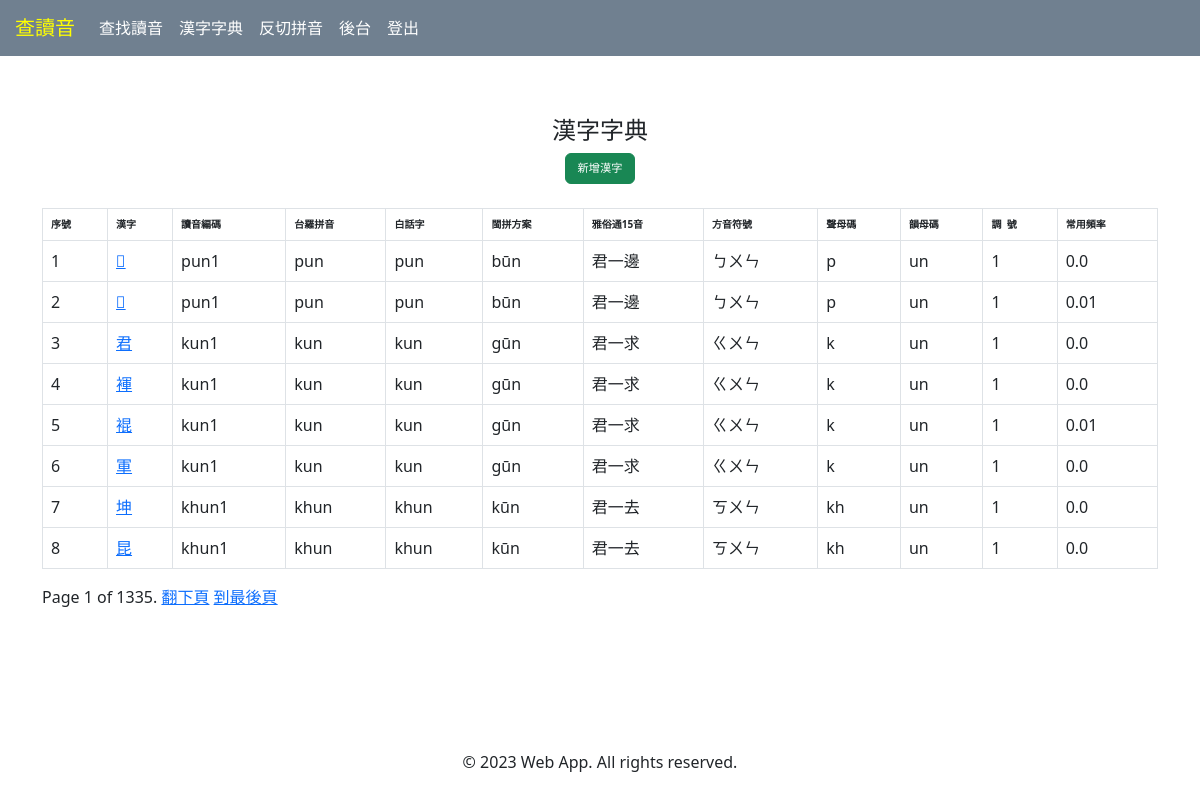
The app's page /han_ji_dict/, older data.
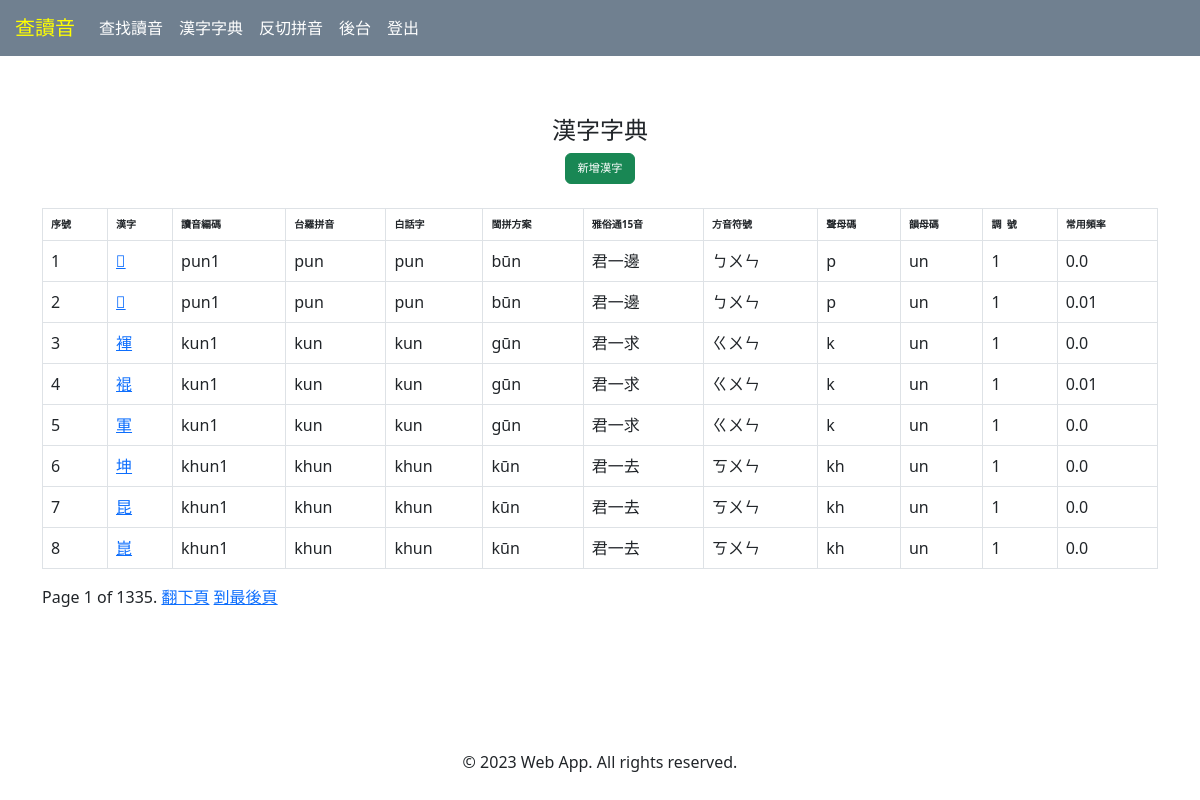
The same page, newer data.
### han_ji_dict/models.py (models this page shows, shortened)
class HanJi(models.Model):
    han_ji = models.CharField(max_length=2, default='')
    chu_im = models.CharField(max_length=10, default='')
    freq = models.FloatField(default=0.0)
    siann = models.CharField(max_length=2, default='')
    un = models.CharField(max_length=5, default='')
    tiau = models.IntegerField(default=0)
    old_chu_im = models.CharField(max_length=10, null=True)
    sni_siann = models.CharField(max_length=10, default='')
    sni_un = models.CharField(max_length=10, default='')
    def is_chu_im_tone(self):
        last_char = self.chu_im[-1]
        return last_char.isdigit()
    def split_chu_im(self):
        result = []
        siann_pattern = re.compile(r"(b|tsh|ts|g|h|j|kh|k|l|m|ng|n|ph|p|s|th|t|q)?")
        siann_match = siann_pattern.match(self.chu_im)
        if siann_match:
            siann_bu = siann_match.group()
        else:
            siann_bu = ""
        if self.is_chu_im_tone():
            un_bu = self.chu_im[len(siann_bu): -1]
            tiau = self.chu_im[-1]
        result += [siann_bu]
        result += [un_bu]
        result += [tiau]
        return result
    def get_sip_ngoo_im_chu_im(self):
        siann = self.split_chu_im()[0]
        un = self.split_chu_im()[1]
        tiau = self.split_chu_im()[2]
        sip_ngoo_im = SipNgooIm()
        return sip_ngoo_im.get_chu_im(siann, un, tiau)
    def get_tai_lo_chu_im(self):
        siann = self.split_chu_im()[0]
        un = self.split_chu_im()[1]
        tiau = self.split_chu_im()[2]
        chu_im_method = TaiLo()
        return chu_im_method.get_chu_im(siann, un, tiau)
    def get_peh_oe_ji_chu_im(self):
        siann = self.split_chu_im()[0]
        un = self.split_chu_im()[1]
        tiau = self.split_chu_im()[2]
        chu_im_method = PehOeJi()
        return chu_im_method.get_chu_im(siann, un, tiau)
    def get_ban_phing_chu_im(self):
        siann = self.split_chu_im()[0]
        un = self.split_chu_im()[1]
        tiau = self.split_chu_im()[2]
        chu_im_method = BanPhing()
        return chu_im_method.get_chu_im(siann, un, tiau)
    def get_fong_yim_fu_ho_chu_im(self):
        siann = self.split_chu_im()[0]
        un = self.split_chu_im()[1]
        tiau = self.split_chu_im()[2]
        chu_im_method = FongYimFuHo()
        return chu_im_method.get_chu_im(siann, un, tiau)

### han_ji_dict/views.py (the view)
# urls.py: path('', views.HanJiListView.as_view(), name='home'),
class HanJiListView(ListView):
    model = HanJi
    template_name = 'han_ji_dict/index.html'
    paginate_by = 8

### han_ji_dict/ban_phing_lo_ma_ji.py (called while the page is built)
    def get_siann_bu(self, siann):
        return self.siann_bu_dict[siann]

    def get_un_bu(self, un):
        return self.un_bu_dict[un]

    def convert_trandication_tiau(self, tiau):
        return self.trandication_tiau_dict[tiau]

    def get_vowel_idx(self, vowel, syllable):
        return syllable.index(vowel)

    def get_primary_vowel(self, syllable):
        vowels = [
            'a',
            'e',
            'o',
            'i',
            'u',
            'm',
            'n',
        ]
        primary_vowel = None
        for vowel in vowels:
            if vowel in syllable:
                if primary_vowel is None or vowels.index(vowel) < vowels.index(
                    primary_vowel
                ):
                    primary_vowel = vowel
        return primary_vowel

    def _find_accented_vowel(self, un_bu, tiau):
        for vowel, accent_map in self.accent_mapping.items():
            if vowel in un_bu:
                un_bu = un_bu.replace(vowel, accent_map[tiau])
                break
        return un_bu

### han_ji_dict/fong_yim_fu_ho.py (called while the page is built)
    def get_siann_bu(self, siann, un):
        if siann == "ts" and un.startswith("i"):
            return "ㄐ"
        elif siann == "tsh" and un.startswith("i"):
            return "ㄑ"
        elif siann == "s" and un.startswith("i"):
            return "ㄒ"
        elif siann == "j" and un.startswith("i"):
            return "ㆢ"
        else:
            return self.siann_bu_dict[siann]

    def get_un_bu(self, un):
        return self.un_bu_dict[un]

    def get_tiau_ho(self, tiau):
        return self.tiau_dict[tiau]

    def get_chu_im(self, siann, un, tiau):
        siann_bu = self.get_siann_bu(siann, un).strip()
        un_bu = self.get_un_bu(un)
        tiau_fu = self.get_tiau_ho(int(tiau))
        chu_im = f"{siann_bu}{un_bu}{tiau_fu}"
        return chu_im

### han_ji_dict/peh_oe_ji.py (called while the page is built)
    def get_siann_bu(self, siann):
        return self.siann_bu_dict[siann]

    def get_un_bu(self, un):
        return self.un_bu_dict[un]

    def get_vowel_idx(self, vowel, syllable):
        return syllable.index(vowel)

### han_ji_dict/sip_ngoo_im.py (called while the page is built)
    def get_siann_bu(self, siann):
        return self.siann_bu_dict[siann]

    def get_un_bu(self, un, tiau):
        if tiau in (4, 8):
            un_bu = self.un_bu_dict[un][1]
        else:
            un_bu = self.un_bu_dict[un][0]
        return un_bu

    def get_tiau_ho(self, tiau):
        return self.tiau_dict[tiau]

### han_ji_dict/tai_uan_lo_ma_ji.py (called while the page is built)
    def get_siann_bu(self, siann):
        return self.siann_bu_dict[siann]

    def get_un_bu(self, un):
        return self.un_bu_dict[un]

### han_ji_dict/templates/han_ji_dict/index.html (shortened to what this page needs)
{% extends "han_ji_dict/base.html" %}
{% load mathfilters %}
{% block han_ji_dict_content %}
<div class="text-center">
    <h4>漢字字典</h4>
    <a href="{% url 'han_ji_dict:create' %}" class="btn btn-success"
       style="font-size: 70%;">
        新增漢字
    </a>
</div>
<br>
<table class="table table-bordered">
    <thead style="font-size: 10px; color: darkblue; background-color: lightgrey;">
        <tr>
            <th>序號</th>
            <th>漢字</th>
            <th>讀音編碼</th>
            <th>台羅拼音</th>
            <th>白話字</th>
            <th>閩拼方案</th>
            <th>雅俗通15音</th>
            <th>方音符號</th>
            <th>聲母碼</th>
            <th>韻母碼</th>
            <th>調&nbsp;&nbsp;號</th>
            <th>常用頻率</th>
        </tr>
    </thead>
    <tbody>
        {% for han_ji in object_list %}
        <tr>
            {% with page_offset=page_obj.number|add:-1|mul:page_obj.paginator.per_page %}
                <td>{{ forloop.counter|add:page_offset }}</td>
            {% endwith %}
            <td>
                <a href="{% url 'han_ji_dict:detail' han_ji.pk %}">{{ han_ji.han_ji }}</a>
            </td>
            <td>{{ han_ji.chu_im }}</td>
            <td>{{ han_ji.get_tai_lo_chu_im }}</td>
            <td>{{ han_ji.get_peh_oe_ji_chu_im }}</td>
            <td>{{ han_ji.get_ban_phing_chu_im }}</td>
            <td>{{ han_ji.get_sip_ngoo_im_chu_im }}</td>
            <td>{{ han_ji.get_fong_yim_fu_ho_chu_im }}</td>
            <td>{{ han_ji.siann }}</td>
            <td>{{ han_ji.un }}</td>
            <td>{{ han_ji.tiau }}</td>
            <td>{{ han_ji.freq }}</td>
        </tr>
        {% endfor %}
    </tbody>
</table>
{% include "pagination.html" with page=page_obj %}
{% endblock %}

### han_ji_dict/templates/han_ji_dict/base.html
{% extends "base.html" %}
{% load static %}
{% block styles %}
    <link rel="stylesheet" href="{% static 'han_ji_dict/css/han_ji_dict.css' %}">
{% endblock styles %}
{% block content %}
    {% block han_ji_dict_content %}
    {% endblock %}
{% endblock %}

### templates/base.html (shortened to what this page needs)
{% load static %}
<!DOCTYPE html>
<html lang="en">
<head>
    <link href="https://cdn.jsdelivr.net/npm/bootstrap@5.3.0-alpha1/dist/css/bootstrap.min.css"
            rel="stylesheet"
>
    <link rel="stylesheet" href="{% static 'css/site.css' %}">
    {% block styles %}{% endblock styles %}
</head>
<body>
    <nav class="navbar navbar-expand-lg navbar-light">
        <a class="navbar-brand title-brand" href="{% url 'article_pronunciation:index'  %}">
			查讀音</a>
        <div class="collapse navbar-collapse" id="navbarNav">
			<ul class="navbar-nav">
				<li class="nav-item">
				    <a class="nav-link" href="{% url 'article_pronunciation:index' %}">查找讀音</a>
				</li>
				<li class="nav-item">
				    <a class="nav-link" href="{% url 'han_ji_dict:home' %}">漢字字典</a>
				</li>
				<li class="nav-item">
				    <a class="nav-link" href="{% url 'article_pronunciation:huan_tshiat_huat' %}">反切拼音</a>
				</li>
				<li class="nav-item">
				    <a class="nav-link" href="{% url 'admin:index' %}">後台</a>
				</li>
				<li class="nav-item">
				    <a class="nav-link" href="{% url 'logout' %}">登出</a>
				</li>
			</ul>
        </div>
    </nav>
    <main>
        <div class="container">
            {% block content %}
            {% endblock %}
        </div>
    </main>
    <footer>
        <p>&copy; 2023 Web App. All rights reserved.</p>
    </footer>
</body>
</html>

### han_ji_dict/templates/pagination.html (shortened to what this page needs)
<div class="pagination">
  <span class="step-links">
    <span class="current">
      Page {{ page.number }} of {{ page.paginator.num_pages }}.
    </span>
    {% if page.has_next %}
		<a href="?page={{ page.next_page_number }}">翻下頁</a>
		<a href="?page={{ page.paginator.num_pages }}">到最後頁</a>
    {% endif %}
  </span>
</div>

### static/css/site.css (style rules this page uses)
html { height: 100%; }
body { display: flex; flex-direction: column; min-height: 100%; }
main { padding-top: 60px; flex-grow: 1; }
footer { padding: 10px 20px; text-align: center; }
.navbar { background-color: #708090; }
.navbar .navbar-brand, .navbar .nav-link { color: white; }
.title-brand { color: yellow !important; margin-left: 15px; }

### han_ji_dict/static/han_ji_dict/css/han_ji_dict.css (style rules this page uses)
body { background-color: white; }

Row changes from the older to the newer data that the page shows:
removed HanJi: han_ji "君", chu_im "kun1", get_tai_lo_chu_im "kun", get_peh_oe_ji_chu_im "kun", get_ban_phing_chu_im "gūn", get_sip_ngoo_im_chu_im "君一求", get_fong_yim_fu_ho_chu_im "ㄍㄨㄣ", siann "k", un "un", tiau "1", freq "0.0"
now on this page (row unchanged): HanJi: han_ji "崑", chu_im "khun1", get_tai_lo_chu_im "khun", get_peh_oe_ji_chu_im "khun", get_ban_phing_chu_im "kūn", get_sip_ngoo_im_chu_im "君一去", get_fong_yim_fu_ho_chu_im "ㄎㄨㄣ", siann "kh", un "un", tiau "1", freq "0.0"
